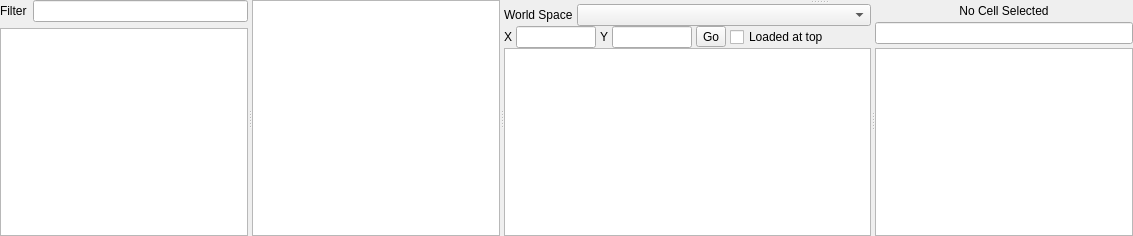
      <widget class="QWidget" name="pageLevelDesignView">
       <layout class="QVBoxLayout" name="verticalLayout_13">
        <property name="spacing">
         <number>0</number>
        </property>
        <property name="leftMargin">
         <number>0</number>
        </property>
        <property name="topMargin">
         <number>0</number>
        </property>
        <property name="rightMargin">
         <number>0</number>
        </property>
        <property name="bottomMargin">
         <number>0</number>
        </property>
        <item>
         <widget class="QSplitter" name="splitter_5">
          <property name="orientation">
           <enum>Qt::Horizontal</enum>
          </property>
          <widget class="QFrame" name="frame_2">
           <property name="maximumSize">
            <size>
             <width>500</width>
             <height>16777215</height>
            </size>
           </property>
           <property name="frameShape">
            <enum>QFrame::NoFrame</enum>
           </property>
           <property name="frameShadow">
            <enum>QFrame::Plain</enum>
           </property>
           <layout class="QVBoxLayout" name="verticalLayout_8">
            <property name="spacing">
             <number>0</number>
            </property>
            <property name="leftMargin">
             <number>0</number>
            </property>
            <property name="topMargin">
             <number>0</number>
            </property>
            <property name="rightMargin">
             <number>0</number>
            </property>
            <property name="bottomMargin">
             <number>0</number>
            </property>
            <item>
             <widget class="QSplitter" name="splitter_3">
              <property name="orientation">
               <enum>Qt::Horizontal</enum>
              </property>
              <widget class="QWidget" name="gridLayoutWidget">
               <layout class="QGridLayout" name="gridLayout">
                <property name="topMargin">
                 <number>0</number>
                </property>
                <item row="0" column="1">
                 <widget class="QLineEdit" name="lineEdit_7"/>
                </item>
                <item row="1" column="0" colspan="2">
                 <widget class="QTreeView" name="treeView"/>
                </item>
                <item row="0" column="0">
                 <widget class="QLabel" name="label_9">
                  <property name="text">
                   <string>Filter</string>
                  </property>
                 </widget>
                </item>
               </layout>
              </widget>
              <widget class="QTableView" name="tableView_3"/>
             </widget>
            </item>
           </layout>
          </widget>
          <widget class="QSplitter" name="splitter_4">
           <property name="orientation">
            <enum>Qt::Vertical</enum>
           </property>
           <widget class="QWidget" name="verticalLayoutWidget_2">
            <layout class="QVBoxLayout" name="verticalLayoutLevelDesignRender"/>
           </widget>
           <widget class="QFrame" name="frameVellView">
            <property name="maximumSize">
             <size>
              <width>16777215</width>
              <height>300</height>
             </size>
            </property>
            <property name="frameShape">
             <enum>QFrame::NoFrame</enum>
            </property>
            <property name="frameShadow">
             <enum>QFrame::Plain</enum>
            </property>
            <layout class="QVBoxLayout" name="verticalLayout_12">
             <property name="spacing">
              <number>0</number>
             </property>
             <property name="leftMargin">
              <number>0</number>
             </property>
             <property name="topMargin">
              <number>0</number>
             </property>
             <property name="rightMargin">
              <number>0</number>
             </property>
             <property name="bottomMargin">
              <number>0</number>
             </property>
             <item>
              <widget class="QSplitter" name="splitterCellView">
               <property name="orientation">
                <enum>Qt::Horizontal</enum>
               </property>
               <widget class="QWidget" name="layoutWidget">
                <layout class="QVBoxLayout" name="verticalLayout">
                 <property name="spacing">
                  <number>0</number>
                 </property>
                 <item>
                  <layout class="QHBoxLayout" name="horizontalLayout_2">
                   <property name="spacing">
                    <number>4</number>
                   </property>
                   <item>
                    <widget class="QLabel" name="label">
                     <property name="text">
                      <string>World Space</string>
                     </property>
                    </widget>
                   </item>
                   <item>
                    <widget class="QComboBox" name="comboBox">
                     <property name="sizePolicy">
                      <sizepolicy hsizetype="Expanding" vsizetype="Fixed">
                       <horstretch>0</horstretch>
                       <verstretch>0</verstretch>
                      </sizepolicy>
                     </property>
                    </widget>
                   </item>
                  </layout>
                 </item>
                 <item>
                  <layout class="QHBoxLayout" name="horizontalLayout_3">
                   <property name="spacing">
                    <number>4</number>
                   </property>
                   <property name="sizeConstraint">
                    <enum>QLayout::SetDefaultConstraint</enum>
                   </property>
                   <item>
                    <widget class="QLabel" name="label_2">
                     <property name="text">
                      <string>X</string>
                     </property>
                    </widget>
                   </item>
                   <item>
                    <widget class="QLineEdit" name="lineEdit">
                     <property name="sizePolicy">
                      <sizepolicy hsizetype="Preferred" vsizetype="Fixed">
                       <horstretch>0</horstretch>
                       <verstretch>0</verstretch>
                      </sizepolicy>
                     </property>
                     <property name="maximumSize">
                      <size>
                       <width>80</width>
                       <height>16777215</height>
                      </size>
                     </property>
                    </widget>
                   </item>
                   <item>
                    <widget class="QLabel" name="label_3">
                     <property name="text">
                      <string>Y</string>
                     </property>
                    </widget>
                   </item>
                   <item>
                    <widget class="QLineEdit" name="lineEdit_2">
                     <property name="sizePolicy">
                      <sizepolicy hsizetype="Preferred" vsizetype="Fixed">
                       <horstretch>0</horstretch>
                       <verstretch>0</verstretch>
                      </sizepolicy>
                     </property>
                     <property name="maximumSize">
                      <size>
                       <width>80</width>
                       <height>16777215</height>
                      </size>
                     </property>
                    </widget>
                   </item>
                   <item>
                    <widget class="QToolButton" name="toolButton">
                     <property name="text">
                      <string>Go</string>
                     </property>
                    </widget>
                   </item>
                   <item>
                    <widget class="QCheckBox" name="checkBox">
                     <property name="text">
                      <string>Loaded at top</string>
                     </property>
                    </widget>
                   </item>
                   <item>
                    <spacer name="horizontalSpacer">
                     <property name="orientation">
                      <enum>Qt::Horizontal</enum>
                     </property>
                     <property name="sizeHint" stdset="0">
                      <size>
                       <width>40</width>
                       <height>20</height>
                      </size>
                     </property>
                    </spacer>
                   </item>
                  </layout>
                 </item>
                 <item>
                  <widget class="QTableView" name="tableView"/>
                 </item>
                </layout>
               </widget>
               <widget class="QWidget" name="layoutWidget_2">
                <layout class="QVBoxLayout" name="verticalLayout_4">
                 <property name="spacing">
                  <number>4</number>
                 </property>
                 <item>
                  <widget class="QLabel" name="label_4">
                   <property name="text">
                    <string>No Cell Selected</string>
                   </property>
                   <property name="alignment">
                    <set>Qt::AlignCenter</set>
                   </property>
                  </widget>
                 </item>
                 <item>
                  <widget class="QLineEdit" name="lineEdit_3"/>
                 </item>
                 <item>
                  <widget class="QTableView" name="tableView_2"/>
                 </item>
                </layout>
               </widget>
              </widget>
             </item>
            </layout>
           </widget>
          </widget>
         </widget>
        </item>
       </layout>
      </widget>
